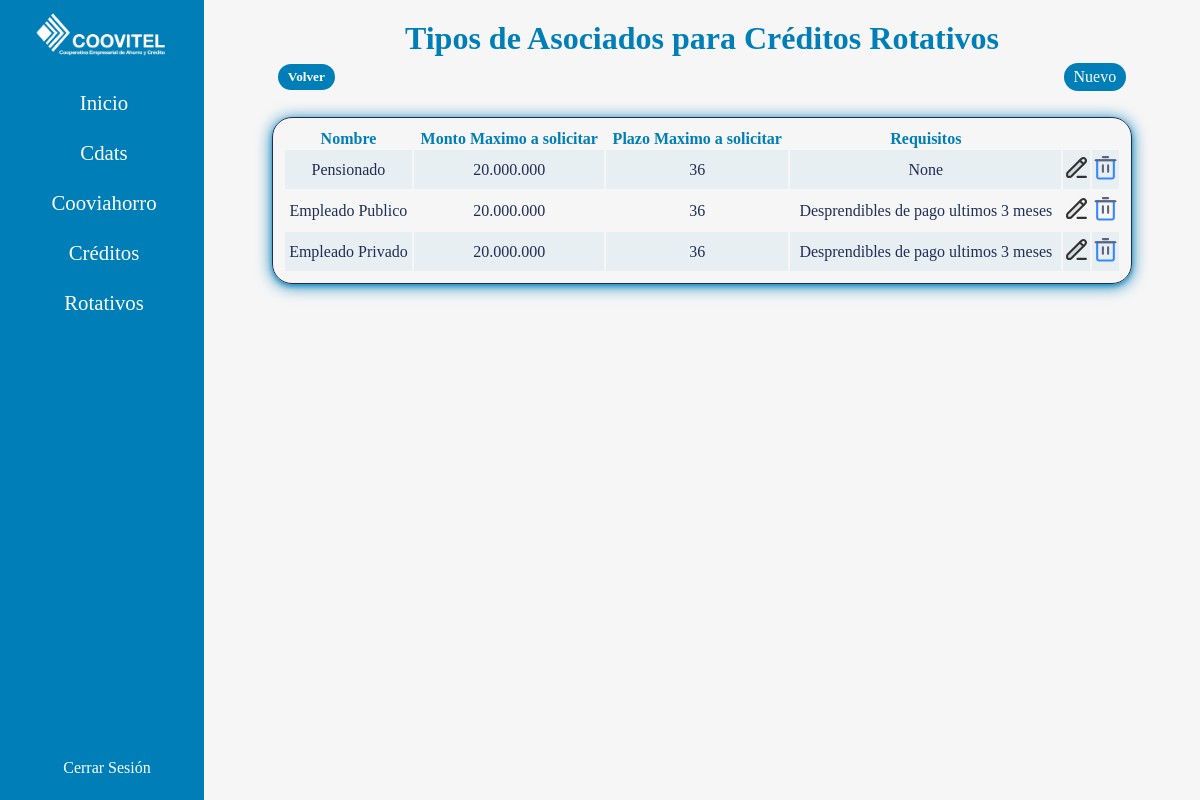
Page /asociadoRotativo/ (signed in) on the committed database.
### rotativo/models.py (models this page shows, shortened)
class AsociadoRotativo(models.Model):
    name = models.CharField(max_length=100)
    montoMax = models.CharField(max_length=200)
    plazoMax = models.IntegerField()
    requisitos = models.CharField(max_length=200, blank=True, null=True)

### rotativo/views.py (the view)
# urls.py: path("asociadoRotativo/", views.typesAsociadosRotativos, name="asociadosrotativo"),
@login_required
def typesAsociadosRotativos(request):
    typesAsociados = AsociadoRotativo.objects.all()
    return render(request, 'rotativos/asociados/asociados.html', {'asociados': typesAsociados})

### controls/templates/rotativos/asociados/asociados.html (shortened to what this page needs)
{% extends 'base.html' %}
{% block content %}
    <div class="types">
        <h1 class="title-type">Tipos de Asociados para Créditos Rotativos</h1>
        <div class="buttons">
            <a class="bts" href="{% url 'controlsRotativos' %}"><h5>Volver</h5></a>
            <a class="bts" href="{% url 'createAsociadoRotativo' %}">Nuevo</a>
        </div>
        <table>
            <tr>
                <th class="ttb">Nombre</th>
                <th class="ttb">Monto Maximo a solicitar</th>
                <th class="ttb">Plazo Maximo a solicitar</th>
                <th class="ttb">Requisitos</th>
                <th class="icon"></th>
                <th class="icon"></th>
            </tr>
            {% for asociado in asociados %}
                <tr>
                    <td class="tb data">{{asociado.name}}</td>
                    <td class="tb data">{{asociado.montoMax}}</td>
                    <td class="tb data">{{asociado.plazoMax}}</td>
                    <td class="tb data">{{asociado.requisitos}}</td>
                    <td class="tb">
                        <a href="{% url 'updateAsociadoRotativo' asociado.id %}">
                        </a>
                    </td>
                    <td class="tb">
                        <a onclick="return confirm('Esta seguro de eliminar tipo de Asociado para Crédito Rotativo?')" href="{% url 'deleteAsociadoRotativo' asociado.id %}">
                        </a>
                    </td>
                </tr>
            {% endfor %}
        </table>
    </div>
{% endblock %}

### account/static/css/style.css (style rules this page uses)
:root { --backColor: #fdfdfd; --colorWhite: #fff; --colorLinks: #007eb8; --colorOne: #202d54; --colorTwo: #2c3870; --colorThree: #2d2e83; --colorFour: #007eb8; }
* { margin: 0; padding: 0; box-sizing: border-box; }
html { height: 100%; height: 100vh; font-family:Georgia, 'Times New Roman', Times, serif; color: var(--colorFour); }
body { height: auto; min-height: 100%; min-height: 100vh; overflow-y: scroll; background-color: var(--backColor); display: grid; grid-template-areas: "aside main main"; grid-template-columns: 17vw 1fr; grid-template-rows: 1fr auto; }
a { text-decoration: none; }

### controls/static/css/style2.css (style rules this page uses)
:root { --backColor: #fdfdfd; --colorWhite: #fff; --colorLinks: #007eb8; --colorOne: #202d54; --colorTwo: #2c3870; --colorThree: #2d2e83; --colorFour: #007eb8; }
.types { width: 100%; display: flex; flex-direction: column; justify-content: center; align-items: center; }
.title-type { color: var(--colorFour); }
.buttons { width: 90%; display: flex; flex-direction: row; justify-content: space-between; align-items: center; padding: 6px; }
.bts { background-color: #007eb8; border-radius: 20px; padding: 5px 10px; color: #fff; transition: all .3s ease; }
td { color: #202d54; padding: 5px 0px; }
tr:nth-child(2n) { background-color: #007eb810; }
.image { transition: all .3s ease-in-out; }

### controls/static/css/options.css (style rules this page uses)
:root { --backColor: #fdfdfd; --colorWhite: #fff; --colorLinks: #007eb8; --colorOne: #202d54; --colorTwo: #2c3870; --colorThree: #2d2e83; --colorFour: #007eb8; }

### rows in the picture
AsociadoRotativo: name "Pensionado", montoMax "20.000.000", plazoMax "36", requisitos "None"
AsociadoRotativo: name "Empleado Publico", montoMax "20.000.000", plazoMax "36", requisitos "Desprendibles de pago ultimos 3 meses"
AsociadoRotativo: name "Empleado Privado", montoMax "20.000.000", plazoMax "36", requisitos "Desprendibles de pago ultimos 3 meses"
